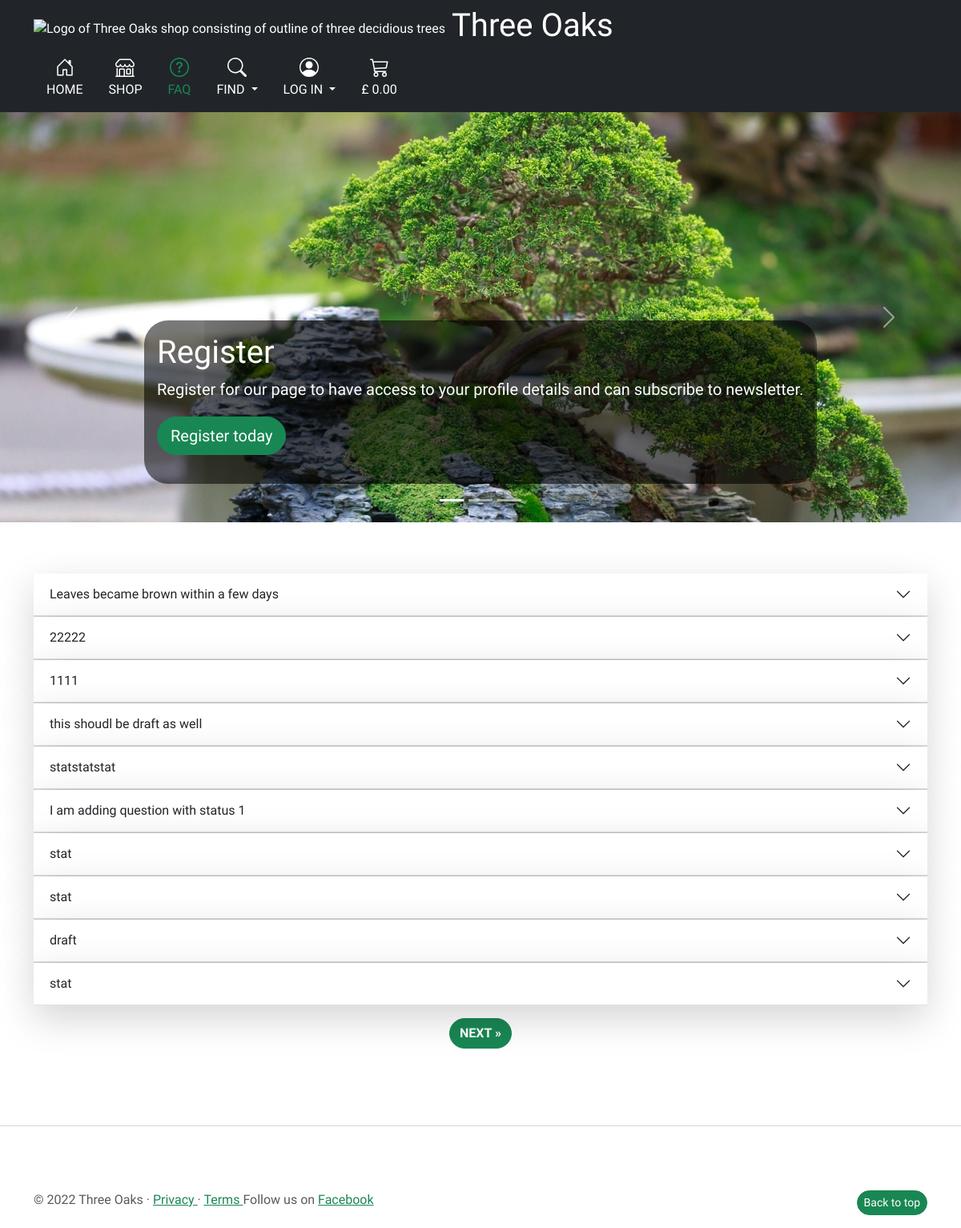
Screenshot of /questions/ with the database file from the repository.
### questions/models.py (models this page shows, shortened)
class Question(models.Model):
    header = models.CharField(max_length=254)
    detail = models.TextField()
    answer = models.TextField(blank=True)
    image_url = models.URLField(max_length=1024, null=True, blank=True)
    image = models.ImageField(null=True, blank=True)
    image_alt = models.CharField(max_length=254, null=True, blank=True)
    author = models.ForeignKey(User, on_delete=models.CASCADE,
                               related_name="questions")
    created_on = models.DateTimeField(auto_now=True, editable=False)
    updated_on = models.DateTimeField(auto_now=True, editable=False)
    status = models.IntegerField(choices=STATUS_CHOICES, default=0)
    class Meta:
        ordering = ['-created_on']

### questions/views.py (the view)
# urls.py: path('', views.QuestionsList.as_view(), name='questions'),
class QuestionsList(generic.ListView):
    model = Question
    queryset = Question.objects.filter(status=1).order_by('-created_on')
    template_name = 'questions/questions.html'
    paginate_by = 10

### trolley/contexts.py (called while the page is built, shortened)
def trolley_contents(request):
    trolley_items = []
    total = 0
    tree_count = 0
    trolley = request.session.get('trolley', {})
    if total < settings.FREE_DELIVERY_THRESHOLD:
        delivery = total * Decimal(settings.STANDARD_DELIVERY_PERCENTAGE / 100)
        free_delivery_delta = settings.FREE_DELIVERY_THRESHOLD - total
    else:
        delivery = 0
        free_delivery_delta = 0
    grand_total = delivery + total
    context = {
        'trolley_items': trolley_items,
        'total': total,
        'tree_count': tree_count,
        'delivery': delivery,
        'free_delivery_delta': free_delivery_delta,
        'free_delivery_threshold': settings.FREE_DELIVERY_THRESHOLD,
        'grand_total': grand_total,
    }
    return context

### questions/templates/questions/questions.html (shortened to what this page needs)
{% extends "base.html" %}
{% load static %}
{% block extra_css %}
<link rel="stylesheet" href="{% static 'questions/css/bootstrap-carusel.css' %}">
{% endblock %}
{% block content %}
<main class="">
  {% if user.is_authenticated %}
  {% include 'questions/includes/carousel_faq.html' %}
  {% else %}
  {% include '../includes/carousel.html' %}
  {% endif %}
  <div class="container marketing">
    <div class="accordion accordion-flush" id="list-of-questions">
      {% for question in question_list %}
      <div class="accordion-item">
        <h2 class="accordion-header" id="heading-{{ question.id }}">
          <button class="accordion-button collapsed border-bottom border-muted shadow-lg"
                  type="button" data-bs-toggle="collapse" data-bs-target="#question-id-{{ question.id }}"
                  aria-expanded="true" aria-controls="question-id-{{ question.id }}">
            {{ question.header }}
          </button>
        </h2>
      </div>
      {% empty %}
      <h4>We currenlty have no questions. Please feel welcome to ask us about bonsai.
      </h4>
      {% endfor %}
    </div>
  </div>
{% if is_paginated %}
<nav class="" aria-label="Page navigation">
  <ul class="pagination justify-content-center">
    {% if page_obj.has_next %}
    <li>
      <a class="btn btn-success rounded-pill mt-3 fw-bold" href="?page={{ page_obj.next_page_number }}"> NEXT &raquo;
      </a>
    </li>
    {% endif %}
  </ul>
</nav>
{% endif %}
</main>
{% endblock %}

### static/css/base.css (style rules this page uses)
body { font-family: 'Kodchasan', sans-serif !important; }
body { padding-bottom: 3rem; color: #5a5a5a; }

### rows the page displays
Question: header "Leaves became brown within a few days"
Question: header "22222"
Question: header "1111"
Question: header "this shoudl be draft as well"
Question: header "statstatstat"
Question: header "I am adding question with status 1"
Question: header "stat"
Question: header "stat"
Question: header "draft"
Question: header "stat"
